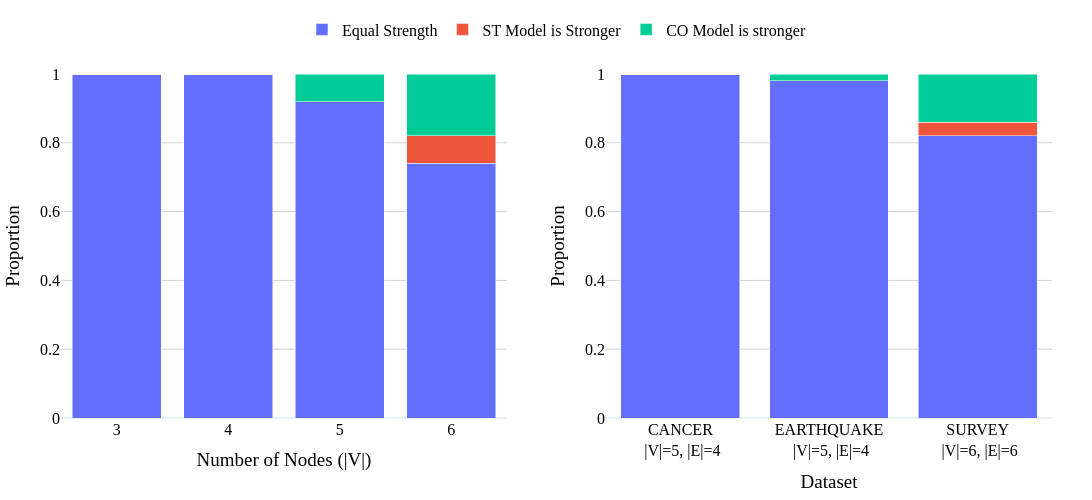

Notebook code for this chart:
### Code cell
import plotly.express as px
import plotly.graph_objects as go
from plotly.subplots import make_subplots

def plot_strength_comparison_subplots(
    df1, id_vars1, xaxis_title1, 
    df2, id_vars2, xaxis_title2, 
    filename
):
    # Custom legend labels and consistent color mapping
    legend_map = {
        "ST_CO_equal_strength": "Equal Strength",
        "ST_stronger": "ST Model is Stronger",
        "CO_stronger": "CO Model is stronger"
    }
    color_map = {
        "Equal Strength": "#636EFA",
        "ST Model is Stronger": "#EF553B",
        "CO Model is stronger": "#00CC96"
    }

    # Melt both DataFrames for plotting
    df1_melted = df1.melt(
        id_vars=id_vars1,
        value_vars=list(legend_map.keys()),
        var_name="Case",
        value_name="Proportion"
    )
    df1_melted["Case"] = df1_melted["Case"].map(legend_map)

    df2_melted = df2.melt(
        id_vars=id_vars2,
        value_vars=list(legend_map.keys()),
        var_name="Case",
        value_name="Proportion"
    )
    df2_melted["Case"] = df2_melted["Case"].map(legend_map)

    # Create subplots (no shared y-axis, no subplot titles)
    fig = make_subplots(rows=1, cols=2)

    # Plot for df1 (random graphs)
    for case in legend_map.values():
        filtered = df1_melted[df1_melted["Case"] == case]
        fig.add_trace(
            go.Bar(
                x=filtered[id_vars1],
                y=filtered["Proportion"],
                name=case,
                legendgroup=case,
                marker_color=color_map[case],
                showlegend=True if fig.data == () or case not in [t.name for t in fig.data] else False
            ),
            row=1, col=1
        )

    # Plot for df2 (bnlearn)
    for case in legend_map.values():
        filtered = df2_melted[df2_melted["Case"] == case]
        fig.add_trace(
            go.Bar(
                x=filtered[id_vars2],
                y=filtered["Proportion"],
                name=case,
                legendgroup=case,
                marker_color=color_map[case],
                showlegend=False  # Only show legend once
            ),
            row=1, col=2
        )

    # Layout and style
    fig.update_layout(
        barmode="stack",
        xaxis_title=xaxis_title1,
        xaxis2_title=xaxis_title2,
        yaxis_title="Proportion",
        yaxis2_title="Proportion",
        yaxis_range=[0, 1],
        yaxis2_range=[0, 1],
        legend_title_text=None,
        width=1200,
        height=500,
        template='plotly_white',
        font=dict(size=16, family="Serif", color="black"),
        margin=dict(l=40, r=40, b=70, t=40),
        legend=dict(orientation="h", xanchor="center", x=0.5, yanchor="bottom", y=1.08)
    )
    fig.update_xaxes(tickmode='linear', dtick=1, row=1, col=1)
    fig.update_xaxes(tickmode='linear', dtick=1, row=1, col=2)
    fig.update_yaxes(showgrid=True, gridcolor='lightgray', gridwidth=1, row=1, col=1)
    fig.update_yaxes(showgrid=True, gridcolor='lightgray', gridwidth=1, row=1, col=2)

    fig.write_image(f'{filename}.jpeg', width=1200, height=500, scale=3)
    fig.show()

# Usage:
plot_strength_comparison_subplots(
    random_graphs_strength_compare, 'n_nodes', "Number of Nodes (|V|)",
    bn_graphs_strength_compare, 'dataset_name', "Dataset",
    "strength_compare_subplots"
)

### Figure 1 — Plotly figure (JSON) as saved in the notebook; plotly's stock layout.template omitted (floating-point values rounded to 4 significant figures)
{"data": [{"legendgroup": "Equal Strength", "marker": {"color": "#636EFA"}, "name": "Equal Strength", "showlegend": true, "type": "bar", "x": [3, 4, 5, 6], "xaxis": "x", "y": [1.0, 1.0, 0.92, 0.74], "yaxis": "y"}, {"legendgroup": "ST Model is Stronger", "marker": {"color": "#EF553B"}, "name": "ST Model is Stronger", "showlegend": true, "type": "bar", "x": [3, 4, 5, 6], "xaxis": "x", "y": [0.0, 0.0, 0.0, 0.08], "yaxis": "y"}, {"legendgroup": "CO Model is stronger", "marker": {"color": "#00CC96"}, "name": "CO Model is stronger", "showlegend": true, "type": "bar", "x": [3, 4, 5, 6], "xaxis": "x", "y": [0.0, 0.0, 0.08, 0.18], "yaxis": "y"}, {"legendgroup": "Equal Strength", "marker": {"color": "#636EFA"}, "name": "Equal Strength", "showlegend": false, "type": "bar", "x": ["CANCER<br> |V|=5, |E|=4", "EARTHQUAKE<br> |V|=5, |E|=4", "SURVEY<br> |V|=6, |E|=6"], "xaxis": "x2", "y": [1.0, 0.98, 0.82], "yaxis": "y2"}, {"legendgroup": "ST Model is Stronger", "marker": {"color": "#EF553B"}, "name": "ST Model is Stronger", "showlegend": false, "type": "bar", "x": ["CANCER<br> |V|=5, |E|=4", "EARTHQUAKE<br> |V|=5, |E|=4", "SURVEY<br> |V|=6, |E|=6"], "xaxis": "x2", "y": [0.0, 0.0, 0.04], "yaxis": "y2"}, {"legendgroup": "CO Model is stronger", "marker": {"color": "#00CC96"}, "name": "CO Model is stronger", "showlegend": false, "type": "bar", "x": ["CANCER<br> |V|=5, |E|=4", "EARTHQUAKE<br> |V|=5, |E|=4", "SURVEY<br> |V|=6, |E|=6"], "xaxis": "x2", "y": [0.0, 0.02, 0.14], "yaxis": "y2"}], "layout": {"barmode": "stack", "font": {"color": "black", "family": "Serif", "size": 16}, "height": 500, "legend": {"orientation": "h", "x": 0.5, "xanchor": "center", "y": 1.08, "yanchor": "bottom"}, "margin": {"b": 70, "l": 40, "r": 40, "t": 40}, "width": 1200, "xaxis": {"anchor": "y", "domain": [0, 0.45], "dtick": 1, "tickmode": "linear", "title": {"text": "Number of Nodes (|V|)"}}, "xaxis2": {"anchor": "y2", "domain": [0.55, 1], "dtick": 1, "tickmode": "linear", "title": {"text": "Dataset"}}, "yaxis": {"anchor": "x", "domain": [0, 1], "gridcolor": "lightgray", "gridwidth": 1, "range": [0, 1], "showgrid": true, "title": {"text": "Proportion"}}, "yaxis2": {"anchor": "x2", "domain": [0, 1], "gridcolor": "lightgray", "gridwidth": 1, "range": [0, 1], "showgrid": true, "title": {"text": "Proportion"}}}}
